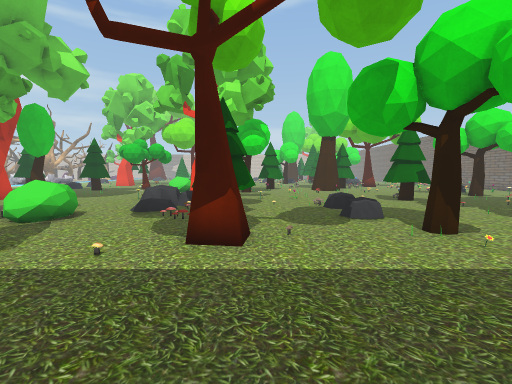
view 1 (above)

24 first-person views from a walk through a 3-D level made in the Unity game engine. The camera is 1.3 m above the floor, tilts 4° down and sees 85° across. The floor is counted in squares, 1 m on a side. Each view is taken from the middle of a square. On the plan, view 1 faces up. The plan holds only what a view shows up to about 13 squares ahead; the rest is blank. The place goes on beyond the plan. Some surface patterns are stand-ins.

view 2
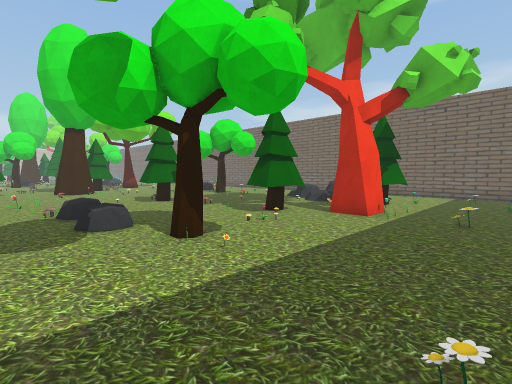

view 3
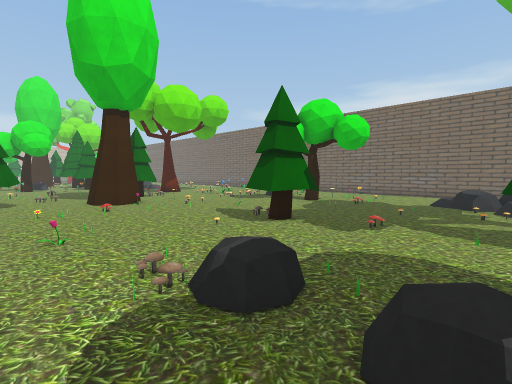

view 4
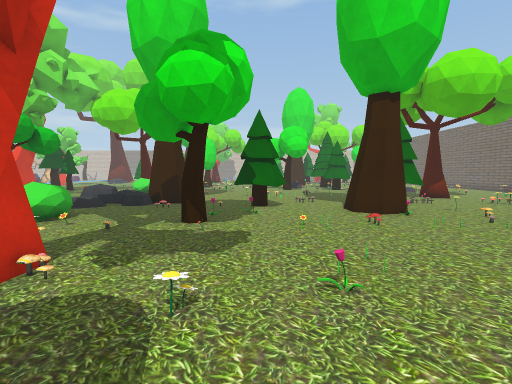

view 5
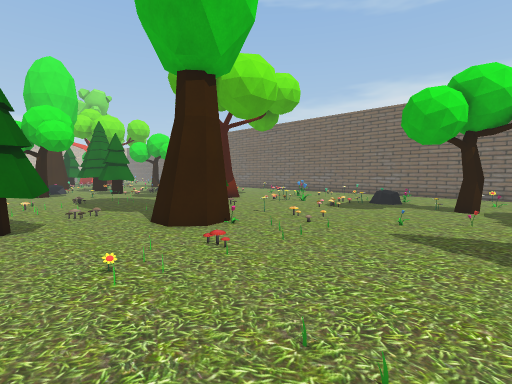

view 6
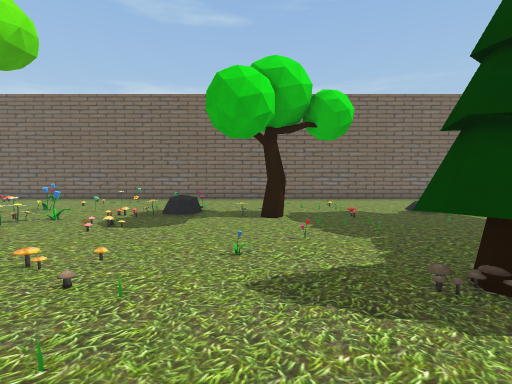

view 7
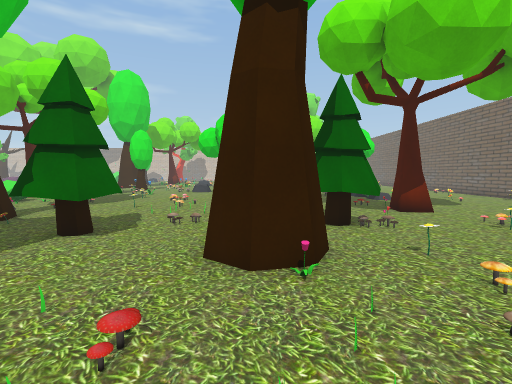

view 8
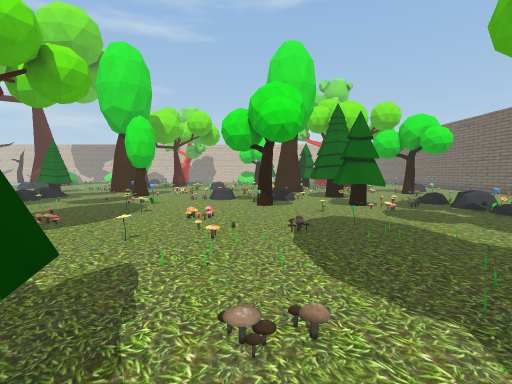

view 9
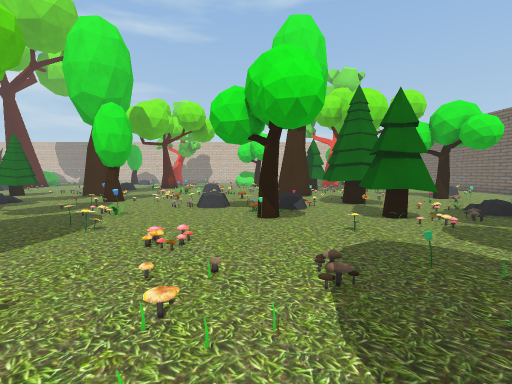

view 10
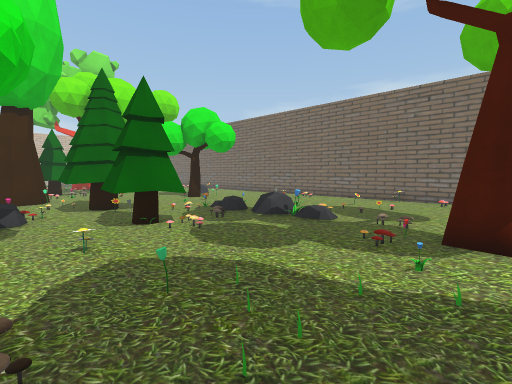

view 11
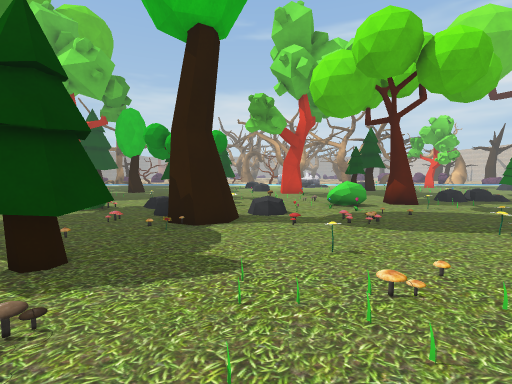

view 12
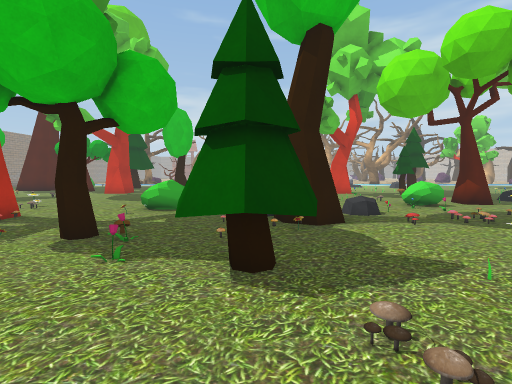

view 13
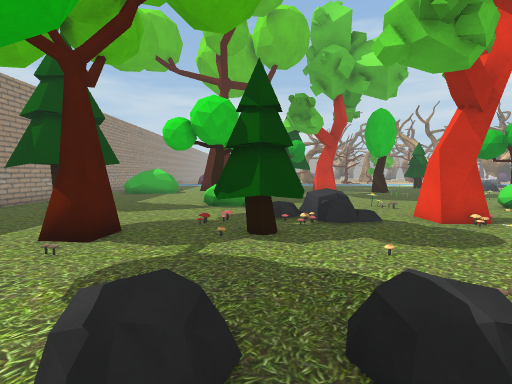

view 14
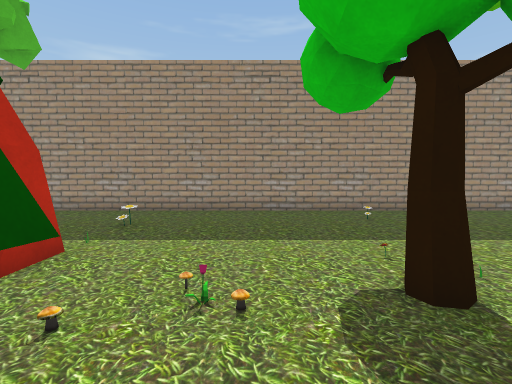

view 15
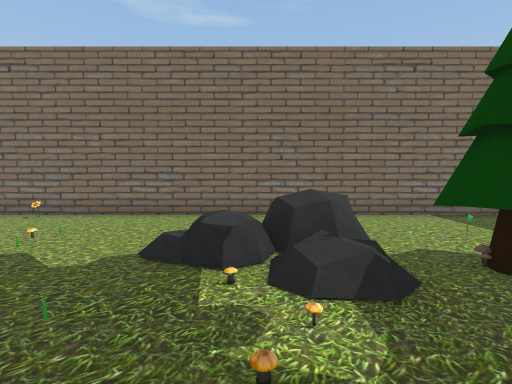

view 16
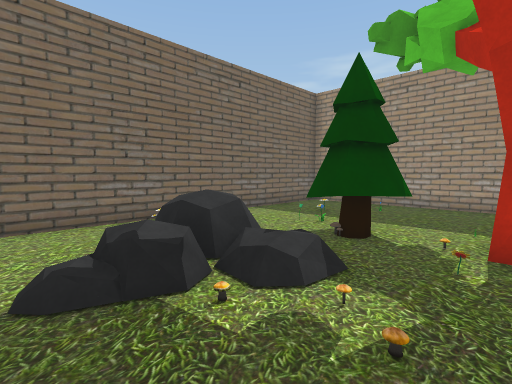

view 17
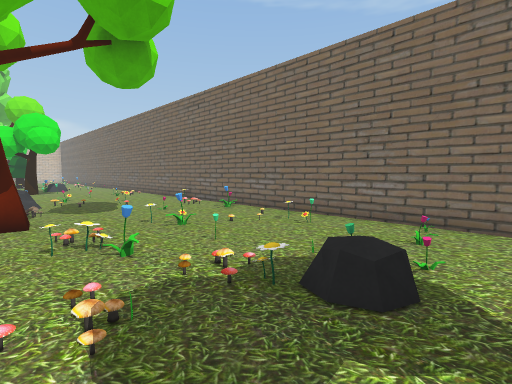

view 18
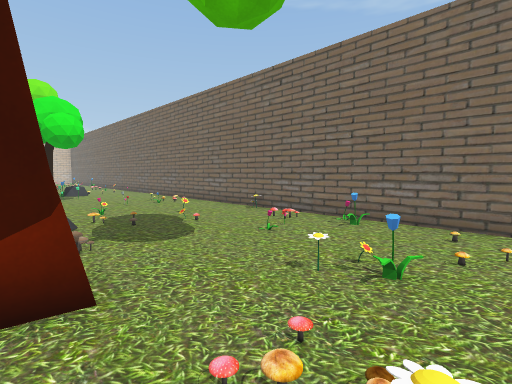

view 19
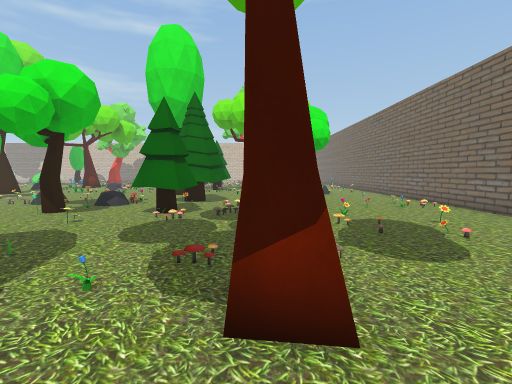

view 20
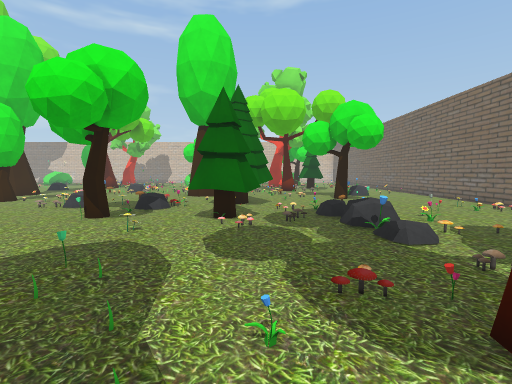

view 21
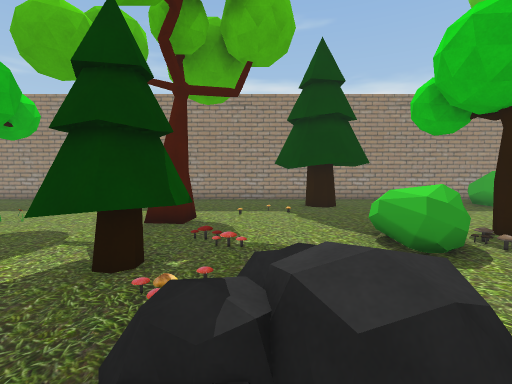

view 22
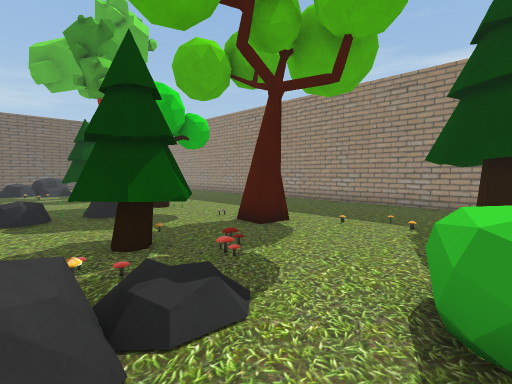

view 23
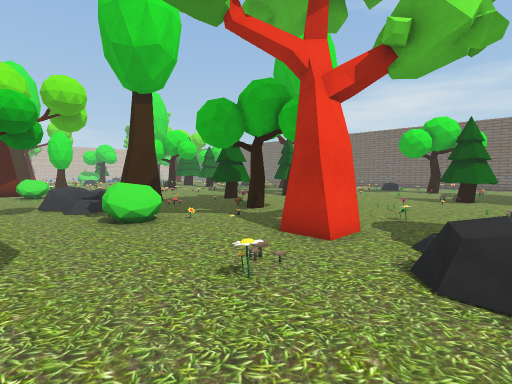

view 24
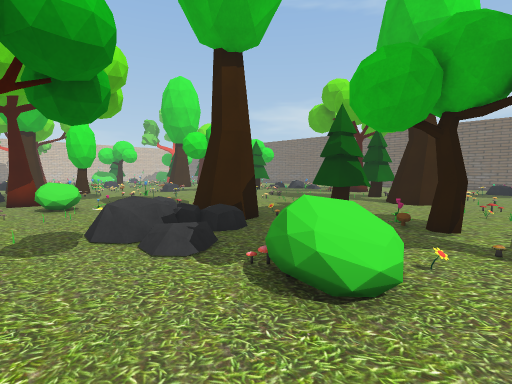

### Floor plan
Key: @ floor where view 1 was taken; # wall or solid block; x gap in a wall; . main floor; : floor 0.25 m higher than the main floor; + floor 0.5 m higher than the main floor; / step, stairs or slope; = window, fence, low wall or low ledge; ^ raised ledge; O other object.
Columns run from 8 left of view 1 to 18 right of it. Each row starts with its distance up from view 1.
 37  ...##..     ..  ..... ...#
 36  /.....O. .. OOOOO.OO.....#
 35 //...O...O.O OOOO.........#
 34 +.../.... .OO..O./O ..O./.#
 33 .......O...OO..OO// O.OO/.#
 32  .............O O//..O....#
 31  OO...O........O///^.O....#
 30  ......O.....O.....O/..O..#
 29  .O......//......../..O..O#
 28 .OOOO......./O...../......#
 27 ..........O./.OO..O/......#
 26 ....O./.O.OO.OO.O.OO...O.O#
 25 ....O.....OO..OO..OO.....O#
 24 O.Ox###......OO .O...OO...#
 23 ..^^=##O.O./..OOO.....O...#
 22 O...O...OOO....O...O....O.#
 21 .........OO.###.....OO..O.#
 20 .........O..###.O.........#
 19 ..OO....O..O.OO....O.OO..O#
 18 ... O..#..O./.O......OO.O.#
 17 ........O.OOOOOO..........#
 16 ................O.........#
 15 .....OO...OO.....O.....O.O#
 14 ..O/.OO.O.O....OO.........#
 13 ..............OOO.O...OO..#
 12  ...^x=........O..........#
 11 ....^^....OO.......O......#
 10   ..:.OO...OO........^....#
  9  .O...OOO.. ...O.....^ =..#
  8 .OOO...O...O....OO..OO^^ O#
  7 ..O.............OO.O. ==  #
  6 .......O...O#..O..O.OO....#
  5 .......OO...O....OO.OOOO..#
  4 ..O.//...........O........#
  3 .OOOO.............O....O..#
  2  OO#O............O....O...#
  1    OO......O..............#
  0 .. .....@.................#
 -1 #########################

Where each view was taken, in squares from view 1:
view 1: 0 up, 0 right, facing up
view 2: 1 up, 1 right, facing up-right
view 3: 8 up, 1 right, facing up-right
view 4: 11 up, 1 right, facing up
view 5: 14 up, 1 right, facing up-right
view 6: 16 up, 4 right, facing right
view 7: 16 up, 5 right, facing up
view 8: 21 up, 3 right, facing up
view 9: 24 up, 3 right, facing up
view 10: 25 up, 4 right, facing up-right
view 11: 25 up, 5 right, facing left
view 12: 22 up, 5 right, facing left
view 13: 9 up, 5 right, facing left
view 14: 9 up, 6 right, facing down
view 15: 9 up, 9 right, facing right
view 16: 11 up, 10 right, facing down-right
view 17: 17 up, 10 right, facing up-right
view 18: 22 up, 10 right, facing up-right
view 19: 23 up, 10 right, facing up
view 20: 24 up, 8 right, facing up
view 21: 13 up, 3 left, facing down
view 22: 11 up, 6 left, facing down-right
view 23: 11 up, 8 left, facing up-right
view 24: 17 up, 8 left, facing up-right
